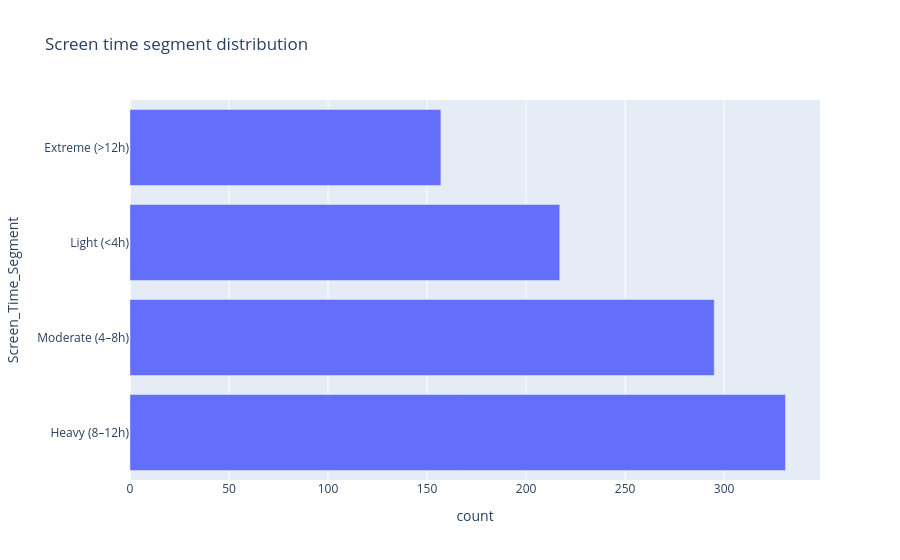

The cell this chart's notebook holds for it:
### Code cell
# Validate engineered features
title("Validate engineered features")
feature_dictionary = pd.DataFrame([
    ["Age_Group", "Faceting and demographic comparison"],
    ["Screen_Time_Segment", "Screen-time severity segmentation"],
    ["Dominant_Lifestyle", "Main lifestyle category per user"],
    ["Entertainment_Hours", "Social + gaming behavioral intensity"],
    ["Category_Usage_Sum", "Sum of category indicators; not exact total usage"],
    ["Screen_to_App_Gap", "Gap between screen time and app usage"],
    ["App_Fragmentation_Score", "Average usage per app used"],
])

feature_dictionary.columns = ["Feature", "Purpose"]
display(feature_dictionary)
display(df["Age_Group"].value_counts().sort_index().to_frame("Users"))
display(df["Screen_Time_Segment"].value_counts().to_frame("Users"))
display(df["Dominant_Lifestyle"].value_counts().to_frame("Users"))
fig = px.bar(df["Screen_Time_Segment"].value_counts().reset_index(), x="count", y="Screen_Time_Segment", orientation="h", title="Screen time segment distribution")
fig.show()

### Figure 1 — Plotly figure (JSON) as saved in the notebook; plotly's stock layout.template omitted (floating-point values rounded to 4 significant figures)
{"data": [{"hovertemplate": "count=%{x}<br>Screen_Time_Segment=%{y}<extra></extra>", "legendgroup": "", "marker": {"color": "#636efa", "pattern": {"shape": ""}}, "name": "", "orientation": "h", "showlegend": false, "textposition": "auto", "type": "bar", "x": [331, 295, 217, 157], "xaxis": "x", "y": ["Heavy (8–12h)", "Moderate (4–8h)", "Light (<4h)", "Extreme (>12h)"], "yaxis": "y"}], "layout": {"barmode": "relative", "legend": {"tracegroupgap": 0}, "title": {"text": "Screen time segment distribution"}, "xaxis": {"anchor": "y", "domain": [0, 1], "title": {"text": "count"}}, "yaxis": {"anchor": "x", "domain": [0, 1], "title": {"text": "Screen_Time_Segment"}}}}
